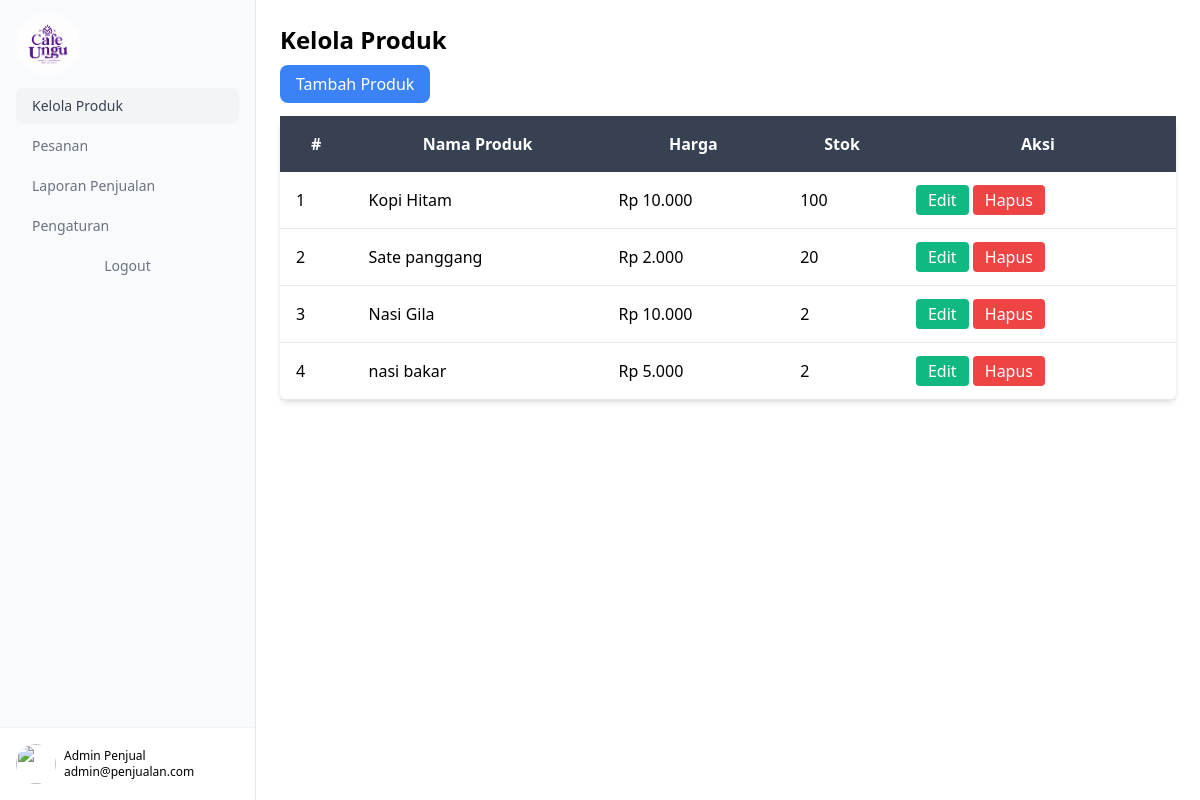
The page /public/penjual/kelola.php (signed in) on the database its author committed.
### tables this page shows
CREATE TABLE `produk` (
  `id` int(11) NOT NULL,
  `kedai_id` int(11) NOT NULL,
  `nama_produk` varchar(255) NOT NULL,
  `harga` int(11) NOT NULL,
  `stok` int(11) NOT NULL,
  `deskripsi` text DEFAULT NULL,
  `gambar` varchar(255) NOT NULL
);

### public/penjual/kelola.php (the view, shortened to what this page needs)
<?php
include '../../config/koneksi.php';
$kedai_id = intval($_COOKIE['kedai_id']);
$query = "SELECT * FROM produk WHERE kedai_id = $kedai_id";
$result = mysqli_query($conn, $query);
?>
<!DOCTYPE html>
<html lang="en">
<head>
    <link rel="stylesheet" href="/CafungE/public/css/style.css">
    <link rel="stylesheet" href="https://cdn.jsdelivr.net/npm/tailwindcss@2.2.19/dist/tailwind.min.css">
    <link rel="stylesheet" href="https://cdn.jsdelivr.net/npm/sweetalert2@11/dist/sweetalert2.min.css">
</head>
<body>
    <div class="flex h-screen">
        <div class="flex flex-col justify-between border-e bg-gray-50 w-64">
            <div class="px-4 py-6">
                <div class="grid h-10 w-32 place-content-center rounded-lg">
                    <img src="/public/asset/logoCafung.jpg" class=" w-1/2 rounded-full " alt="">
                </div>
                <ul class="mt-6 space-y-1">
                    <li>
                        <a href="kelola.php" class="block rounded-lg bg-gray-100 px-4 py-2 text-sm font-medium text-gray-700">Kelola Produk</a>
                    </li>
                    <li>
                        <a href="pesanan.php" class="block rounded-lg px-4 py-2 text-sm font-medium text-gray-500 hover:bg-gray-100 hover:text-gray-700">Pesanan</a>
                    </li>
                    <li>
                        <a href="laporan.php" class="block rounded-lg px-4 py-2 text-sm font-medium text-gray-500 hover:bg-gray-100 hover:text-gray-700">Laporan Penjualan</a>
                    </li>
                    <li>
                        <a href="setting.php" class="block rounded-lg px-4 py-2 text-sm font-medium text-gray-500 hover:bg-gray-100 hover:text-gray-700">Pengaturan</a>
                    </li>
                    <li>
                        <form action="#">
                            <a href="/CafungE/public/login/login.php" type="submit" class="w-full text-center rounded-lg px-4 py-2 text-sm font-medium text-gray-500 hover:bg-gray-100 hover:text-gray-700">Logout</a>
                        </form>
                    </li>
                </ul>
            </div>
            <div class="sticky inset-x-0 bottom-0 border-t border-gray-100">
                <a href="#" class="flex items-center gap-2 bg-white p-4 hover:bg-gray-50">
                    <img alt="" src="https://images.unsplash.com/photo-1600486913747-55e5470d6f40?ixlib=rb-1.2.1&ixid=MnwxMjA3fDB8MHxwaG90by1wYWdlfHx8fGVufDB8fHx8&auto=format&fit=crop&w=1770&q=80" class="h-10 w-10 rounded-full object-cover" />
                    <div>
                        <p class="text-xs">
                            <strong class="block font-medium">Admin Penjual</strong>
                            <span>admin@penjualan.com</span>
                        </p>
                    </div>
                </a>
            </div>
        </div>
        <div class="flex-1 p-6">
            <h1 class="text-2xl font-bold mb-4">Kelola Produk</h1>
            <a href="tambah_produk.php" class="bg-blue-500 text-white px-4 py-2 rounded-lg mb-4 ">Tambah Produk</a>
            <table class="w-full bg-white mt-5 shadow-md rounded-lg">
            <thead class="bg-gray-700 text-white">
                <tr>
                    <th class="p-4">#</th>
                    <th class="p-4">Nama Produk</th>
                    <th class="p-4">Harga</th>
                    <th class="p-4">Stok</th>
                    <th class="p-4">Aksi</th>
                </tr>
            </thead>
            <tbody>
                <?php
                $no = 1;
                while ($row = mysqli_fetch_assoc($result)) {
                    echo "
                    <tr class='border-b'>
                        <td class='p-4'>{$no}</td>
                        <td class='p-4'>{$row['nama_produk']}</td>
                        <td class='p-4'>Rp " . number_format($row['harga'], 0, ',', '.') . "</td>
                        <td class='p-4'>{$row['stok']}</td>
                        <td class='p-4'>
                            <a href='edit_produk.php?id={$row['id']}&kedai_id=$kedai_id' class='bg-green-500 text-white px-3 py-1 rounded'>Edit</a>
                            <a href='hapus_produk.php?id={$row['id']}&kedai_id=$kedai_id' class='bg-red-500 text-white px-3 py-1 rounded'>Hapus</a>
                        </td>
                    </tr>";
                    $no++;
                }
                ?>
            </tbody>
        </table>
        </div>
    </div>
</body>
</html>

### public/css/style.css (style rules this page uses)
html, :host { line-height: 1.5; -webkit-text-size-adjust: 100%; -moz-tab-size: 4; -o-tab-size: 4; tab-size: 4; font-family: ui-sans-serif, system-ui, sans-serif, "Apple Color Emoji", "Segoe UI Emoji", "Segoe UI Symbol", "Noto Color Emoji"; font-feature-settings: normal; font-variation-settings: normal; -webkit-tap-highlight-color: transparent; }
body { margin: 0; line-height: inherit; }
h1, h2, h3, h4, h5, h6 { font-size: inherit; font-weight: inherit; }
a { color: inherit; text-decoration: inherit; }
b, strong { font-weight: bolder; }
table { text-indent: 0; border-color: inherit; border-collapse: collapse; }
blockquote, dl, dd, h1, h2, h3, h4, h5, h6, hr, figure, p, pre { margin: 0; }
ol, ul, menu { list-style: none; margin: 0; padding: 0; }
img, svg, video, canvas, audio, iframe, embed, object { display: block; vertical-align: middle; }
img, video { max-width: 100%; height: auto; }
.sticky { position: sticky; }
.inset-x-0 { left: 0px; right: 0px; }
.bottom-0 { bottom: 0px; }
.mb-4 { margin-bottom: 1rem; }
.mt-5 { margin-top: 1.25rem; }
.mt-6 { margin-top: 1.5rem; }
.block { display: block; }
.flex { display: flex; }
.grid { display: grid; }
.h-10 { height: 2.5rem; }
.h-screen { height: 100vh; }
.w-1\/2 { width: 50%; }
.w-10 { width: 2.5rem; }
.w-32 { width: 8rem; }
.w-64 { width: 16rem; }
.w-full { width: 100%; }
.flex-1 { flex: 1 1 0%; }
.flex-col { flex-direction: column; }
.place-content-center { place-content: center; }
.items-center { align-items: center; }
.justify-between { justify-content: space-between; }
.gap-2 { gap: 0.5rem; }
.space-y-1 > :not([hidden]) ~ :not([hidden]) { --tw-space-y-reverse: 0; margin-top: calc(0.25rem * calc(1 - var(--tw-space-y-reverse))); margin-bottom: calc(0.25rem * var(--tw-space-y-reverse)); }
.rounded { border-radius: 0.25rem; }
.rounded-full { border-radius: 9999px; }
.rounded-lg { border-radius: 0.5rem; }
.border-b { border-bottom-width: 1px; }
.border-e { border-inline-end-width: 1px; }
.border-t { border-top-width: 1px; }
.border-gray-100 { --tw-border-opacity: 1; border-color: rgb(243 244 246 / var(--tw-border-opacity, 1)); }
.bg-blue-500 { --tw-bg-opacity: 1; background-color: rgb(59 130 246 / var(--tw-bg-opacity, 1)); }
.bg-gray-100 { --tw-bg-opacity: 1; background-color: rgb(243 244 246 / var(--tw-bg-opacity, 1)); }
.bg-gray-50 { --tw-bg-opacity: 1; background-color: rgb(249 250 251 / var(--tw-bg-opacity, 1)); }
.bg-gray-700 { --tw-bg-opacity: 1; background-color: rgb(55 65 81 / var(--tw-bg-opacity, 1)); }
.bg-green-500 { --tw-bg-opacity: 1; background-color: rgb(34 197 94 / var(--tw-bg-opacity, 1)); }
.bg-red-500 { --tw-bg-opacity: 1; background-color: rgb(239 68 68 / var(--tw-bg-opacity, 1)); }
.bg-white { --tw-bg-opacity: 1; background-color: rgb(255 255 255 / var(--tw-bg-opacity, 1)); }
.object-cover { -o-object-fit: cover; object-fit: cover; }
.p-4 { padding: 1rem; }
.p-6 { padding: 1.5rem; }
.px-3 { padding-left: 0.75rem; padding-right: 0.75rem; }
.px-4 { padding-left: 1rem; padding-right: 1rem; }
.py-1 { padding-top: 0.25rem; padding-bottom: 0.25rem; }
.py-2 { padding-top: 0.5rem; padding-bottom: 0.5rem; }
.py-6 { padding-top: 1.5rem; padding-bottom: 1.5rem; }
.text-center { text-align: center; }
.text-2xl { font-size: 1.5rem; line-height: 2rem; }
.text-sm { font-size: 0.875rem; line-height: 1.25rem; }
.text-xs { font-size: 0.75rem; line-height: 1rem; }
.font-bold { font-weight: 700; }
.font-medium { font-weight: 500; }
.text-gray-500 { --tw-text-opacity: 1; color: rgb(107 114 128 / var(--tw-text-opacity, 1)); }
.text-gray-700 { --tw-text-opacity: 1; color: rgb(55 65 81 / var(--tw-text-opacity, 1)); }
.text-white { --tw-text-opacity: 1; color: rgb(255 255 255 / var(--tw-text-opacity, 1)); }
.shadow-md { --tw-shadow: 0 4px 6px -1px rgb(0 0 0 / 0.1), 0 2px 4px -2px rgb(0 0 0 / 0.1); --tw-shadow-colored: 0 4px 6px -1px var(--tw-shadow-color), 0 2px 4px -2px var(--tw-shadow-color); box-shadow: var(--tw-ring-offset-shadow, 0 0 #0000), var(--tw-ring-shadow, 0 0 #0000), var(--tw-shadow); }

### rows shown on the page
produk: nama_produk "Kopi Hitam", harga "10.000", stok "100"
produk: nama_produk "Sate panggang", harga "2.000", stok "20"
produk: nama_produk "Nasi Gila", harga "10.000", stok "2"
produk: nama_produk "nasi bakar", harga "5.000", stok "2"
